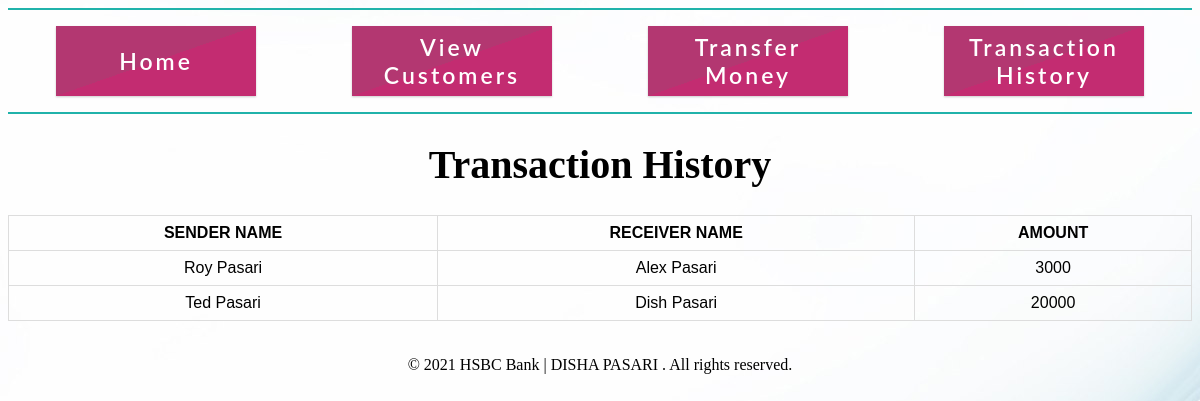
Screenshot of /Transachistory.php with the database file from the repository.
### tables this page shows
CREATE TABLE `transactions` (
  `Sender` text NOT NULL,
  `Receiver` text NOT NULL,
  `Amount` int(8) NOT NULL
);

### Transachistory.php (the view, shortened to what this page needs)
<?php
	include 'connection.php';
	$q="select * from transactions";
	$result=mysqli_query($con,$q);
?>
<html>
<head>
	<link rel = "stylesheet" type = "text/css" href = "Headerbutton.css">
</head>
<body>
<link rel = "stylesheet" type = "text/css" href = "style.css">
<hr style="border: 1px solid lightseagreen">
	<div align="center" style="top:0px">
		<table width="1316" align="center" class = "t">
			<tr>
            <td style = "text-align:center;border:0px"> <a href="index.php" target="frame"><button class = "btn2"> Home </button></a></td>
			<td style = "text-align:center;border:0px"><a href="Viewcust.php" target="frame"><button class = "btn2">View Customers</button></a></td>
			<td style = "text-align:center;border:0px"><a href="Transfermoney.php" target="frame"><button class = "btn2">Transfer Money</button></a></td>
			<td style = "text-align:center;border:0px"><a href="Transachistory.php" target="frame"><button class = "btn2">Transaction History</button></a></td>
			</tr>
		</table>
	</div>
<hr style="border: 1px solid lightseagreen">
    <h1 align=center font-family=gabriola>Transaction History</h1>
    <table class="flat-table flat-table-1" align=center">
	<thead>
		<th>SENDER NAME</th>
		<th>RECEIVER NAME</th>
		<th>AMOUNT</th>
	</thead>
	<tbody>
		<tr align = center>
        <?php
			while($row=mysqli_fetch_array($result)){
        ?>
	<td><?php echo  $row["Sender"]; ?></td>
	<td><?php echo  $row["Receiver"]; ?></td>
	<td><?php echo  $row["Amount"]; ?></td>
	<tr align = center>
	<?php }
	?>
	</tr>
	</tbody>
	</table>
	<br><br>
		<div class="footer">
		<center> <span style="font-family:verdana;">&copy;</span>  2021 HSBC Bank | DISHA PASARI . All rights reserved. </center>
</div>
</body>
</html>

### HeaderButton.css (style rules this page uses)
.btn2 { width:200px; height:70px; background: linear-gradient(to left top, #c32c71 50%, #b33771 50%); border-style: none; color:#fff; font-size: 23px; letter-spacing: 3px; font-family: 'Lato'; font-weight: 600; outline: none; cursor: pointer; position: relative; padding: 0px; overflow: hidden; transition: all .5s; box-shadow: 0px 1px 2px rgba(0,0,0,.2); }

### style.css (style rules this page uses)
body { background-image: url("back.jpg"); background-color: #cccccc; }

### Transachistory.php (style rules this page uses)
table { font-family: arial, sans-serif; border-collapse: collapse; width: 100%; }
h1 { font-family: gabriola; font-size:40px; }
td, th { border: 1px solid #dddddd; text-align: center; padding: 8px; }

### rows the page displays
transactions: Sender "Roy Pasari", Receiver "Alex Pasari", Amount "3000"
transactions: Sender "Ted Pasari", Receiver "Dish Pasari", Amount "20000"
